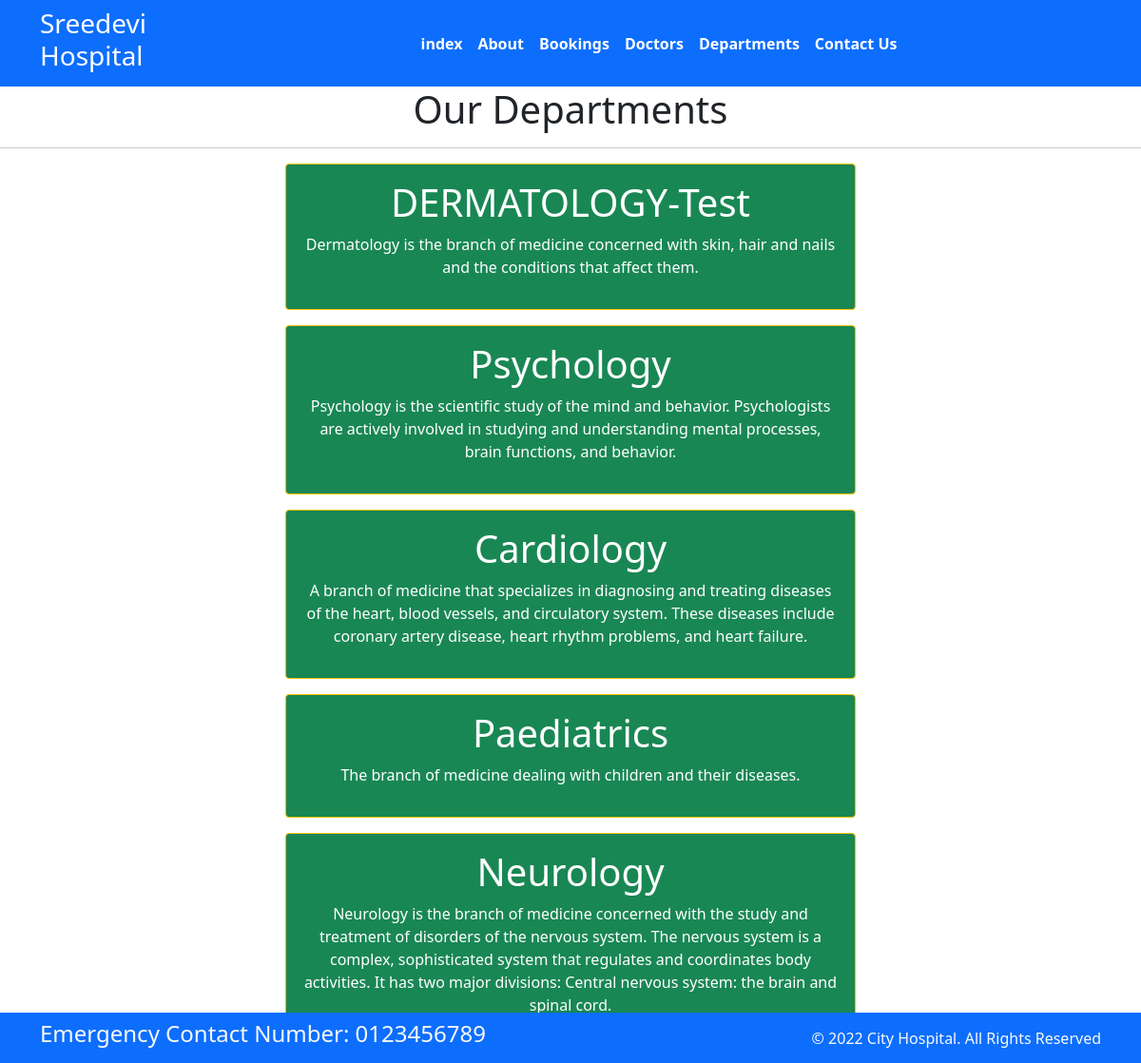
Screenshot of /department with the database file from the repository.
### app6/models.py (models this page shows, shortened)
class Departments(models.Model):
    dep_name =models.CharField(max_length=100)
    dep_description=models.TextField()

### app6/views.py (the view)
# urls.py: path('department',views.department,name="dep"),
def department(req):
    dict_dept={
        'dept': Departments.objects.all()
    }
    return render(req,'Departments.html',dict_dept)

### templates/Departments.html (shortened to what this page needs)
{% extends 'base.html' %}
{% load static %}
{% block content%}
<div>
    <h1 class="text-center"> Our Departments </h1>
    <hr>
    {% for d in dept %}
        <div class="mx-auto w-50 bg-success text-center text-white p-3 my-3 border border-warning rounded">
            <h1>{{d.dep_name}}</h1>
            <p>{{d.dep_description}}</p>
</div>
{% endfor %}
{% endblock %}

### rows the page displays
Departments: dep_name "DERMATOLOGY-Test", dep_description "Dermatology is the branch of medicine concerned with skin, hair and nails and the conditions that affect them."
Departments: dep_name "Psychology", dep_description "Psychology is the scientific study of the mind and behavior. Psychologists are actively involved in studying and understanding mental processes, brain functions, and behavior."
Departments: dep_name "Cardiology", dep_description "A branch of medicine that specializes in diagnosing and treating diseases of the heart, blood vessels, and circulatory system. These diseases include coronary artery disease, heart rhythm problems, and heart failure."
Departments: dep_name "Paediatrics", dep_description "The branch of medicine dealing with children and their diseases."
Departments: dep_name "Neurology", dep_description "Neurology is the branch of medicine concerned with the study and treatment of disorders of the nervous system. The nervous system is a complex, sophisticated system that regulates and coordinates body activities. It has two major divisions: Central nervous system: the brain and spinal cord."
